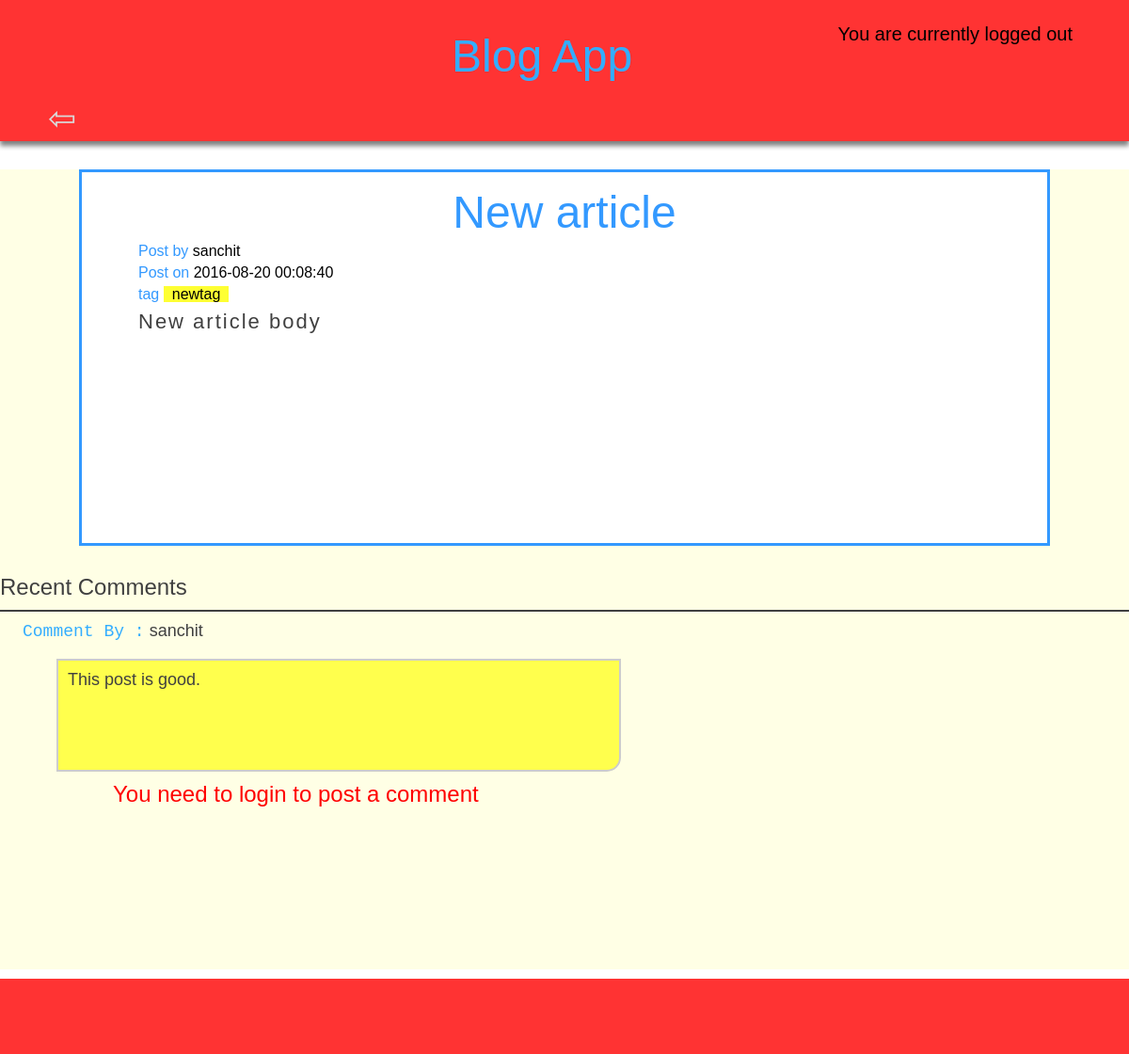
The page /view.php?post_id=23 on the database its author committed.
### tables this page shows
CREATE TABLE `post_table` (
  `post_id` int(11) NOT NULL,
  `post_title` varchar(150) NOT NULL,
  `post_by` varchar(150) NOT NULL,
  `post_on` datetime NOT NULL DEFAULT CURRENT_TIMESTAMP,
  `post_tag` varchar(150) NOT NULL,
  `post_message` text NOT NULL
);

CREATE TABLE `comments_table` (
  `comment_id` int(11) NOT NULL,
  `comment_author` varchar(100) NOT NULL,
  `comment_message` text NOT NULL,
  `post_id` int(11) NOT NULL
);

### view.php (the view, shortened to what this page needs)
<?php
$dbserver="localhost";
$dbusername="root";
$dbpassword="";
$dbname="blog_db";
$dbconn=mysqli_connect($dbserver,$dbusername,$dbpassword,$dbname);
function select(&$res,$field=NULL,$val=NULL)
{
	global $dbconn;
	$condition=(is_null($field))? "":"WHERE $field='$val'";
	$query="SELECT *
			FROM post_table
			".$condition."ORDER BY post_on DESC;";
	$res=mysqli_query($dbconn,$query);
}
select($res,'post_id',$_GET['post_id']);
$post=mysqli_fetch_array($res);
$query="SELECT * FROM comments_table WHERE post_id='{$_GET['post_id']}';";
$comments=mysqli_query($dbconn,$query);
?>
<html>
<head>
</head>
<link href="css/view.css" rel="stylesheet" type="text/css" />
<body>
<div class="header">
	<div class="heading_box">
    	<div class="heading">Blog App</div>
        <div class="log_info">
        <?php
		if(!isset($_SESSION['login']))
		echo "You are currently logged out";
		else
		echo "You have successfully logged in as {$_SESSION['username']}";
        ?>
    	</div>
    </div>
    <div class="nav_bar">
    <ul>
    	<li><a href="index.php?topic=home">&#8678;</a></li>
    </ul>
    </div>
</div>
<div class="body">
    <div class="post_section">
        <div class="title">
        <?php echo $post['post_title'];?>
        </div>
        <div class="author">
        <div class="author_label">Post by</div>
        <?php echo $post['post_by'];?>
        </div>
        <div class="post_on">
        <div class="post_on_label">Post on</div>
        <?php echo $post['post_on'];?>
        </div>
        <div class="tag">
        <div class="tag_label">tag</div>
        <div class="tag_box">
        <?php echo $post['post_tag'];?>
        </div>
        </div>
        <div class="message">
        <?php echo $post['post_message'];?>
        </div>
    </div>
    <div class="comments_section">
    <div class="comm_heading">Recent Comments</div>
        <?php
        $theme=1;
        while($comment=mysqli_fetch_array($comments))
        {
            ?>
            <div class="comment">
                <div class="comment_author"><div class="author_tag">Comment By :</div>
                <?php echo $comment['comment_author'];?>
                </div>
                <div class="comment_message <?php echo "theme{$theme}";?>">
                <?php echo $comment['comment_message'];?>
                </div>
            </div>
        <?php
        $theme=($theme)%3+1;
        }
        ?>
        <div class="add_comment">
        <?php
		if(isset($_SESSION['login']))
		{
			?>
			<form method="post">
				<textarea rows="5" cols="80" name="comment_message">
				Leave your mark here....
				</textarea>
				<input type="submit" name="add_comment" value="Add Comment" />
			</form>
			<?php
		}
		else
		{
        	?>
            <div class="err_msg">
            You need to login to post a comment
            </div>
            <?php
		}
		?>
        </div>
    </div>
</div>
<div class="footer">
</div>
</body>
</html>

### css/view.css (style rules this page uses)
* { margin:0px; padding:0px; -webkit-box-sizing:border-box; -moz-box-sizing:border-box; box-sizing:border-box; }
.header { font-family:Arial, Helvetica, sans-serif; height:150px; background:#ff3333; margin-bottom:5px; box-shadow:0px 5px 5px grey; }
.heading_box { height:70%; position:relative; }
.heading { position:absolute; color:#33adff; font-family:Arial, Helvetica, sans-serif; font-size:48px; top:30%; left:40%; }
.nav_bar { height:30%; }
.nav_bar ul { list-style:none; }
.nav_bar ul li { display:block; float:left; width:10%; margin-left:0.5%; margin-right:0.5%; }
.nav_bar ul li a { font-size:36px; color:#d9d9d9; text-align:center; text-decoration:none; display:block; height:100%; }
.log_info { position:absolute; font-size:20px; height:80px; bottom:0; right:5%; }
.body { background:#ffffe5; }
.post_section { background:#FFF; margin-top:30px; margin-bottom:30px; margin-left:7%; margin-right:7%; padding:15px 5% 15px 5%; min-height:400px; border:3px solid #3399ff; }
.title { text-align:center; font-size:48px; color:#3399ff; font-family:Arial, Helvetica, sans-serif; }
.author { font-family:Verdana, Geneva, sans-serif; margin:5px 0 5px 0; }
.author_label { display:inline; color:#3399ff; }
.post_on { margin:5px 0 5px 0; font-family:Verdana, Geneva, sans-serif; }
.post_on_label { display:inline; color:#3399ff; }
.tag { margin:5px 0 5px 0; font-family:Verdana, Geneva, sans-serif; }
.tag_label { display:inline; color:#3399ff; }
.tag_box { padding:0 1% 0 1%; display:inline; background:#feff33; }
.message { word-wrap:break-word; color:#404040; letter-spacing:2px; font-size:22px; font-family:Tahoma, Geneva, sans-serif; line-height:30px; }
.comm_heading { height:40px; font-size:24px; font-family:Verdana, Geneva, sans-serif; color:#404040; border-bottom:2px solid #404040; margin-top:10px; margin-bottom:10px; }
.comment { margin-top:10px; margin-bottom:10px; height:160px; }
.author_tag { color:#33adff; display:inline; font-family:"Courier New", Courier, monospace; }
.comment_author { color:#404040; padding-left:2%; margin-bottom:10px; height:30px; font-family:Arial, Helvetica, sans-serif; font-size:18px; }
.comment_message { font-family:Verdana, Geneva, sans-serif; border-bottom-right-radius:15px; font-size:18px; border:2px solid #cccccc; padding:10px; margin-left:5%; width:50%; min-height:120px; }
.theme1 { color:#404040; background:#ffff4d; }
.add_comment { min-height:200px; margin-top:10px; margin-bottom:10px; }
.err_msg { margin-left:10%; margin-top:10px; color:red; font-family:Tahoma, Geneva, sans-serif; font-size:24px; height:50px; }
.footer { margin-top:2px; background:#ff3333; height:80px; height:80px; }

### rows shown on the page
post_table: post_title "New article", post_by "sanchit", post_on "2016-08-20 00:08:40", post_tag "newtag", post_message "New article body"
comments_table: comment_author "sanchit", comment_message "This post is good."
